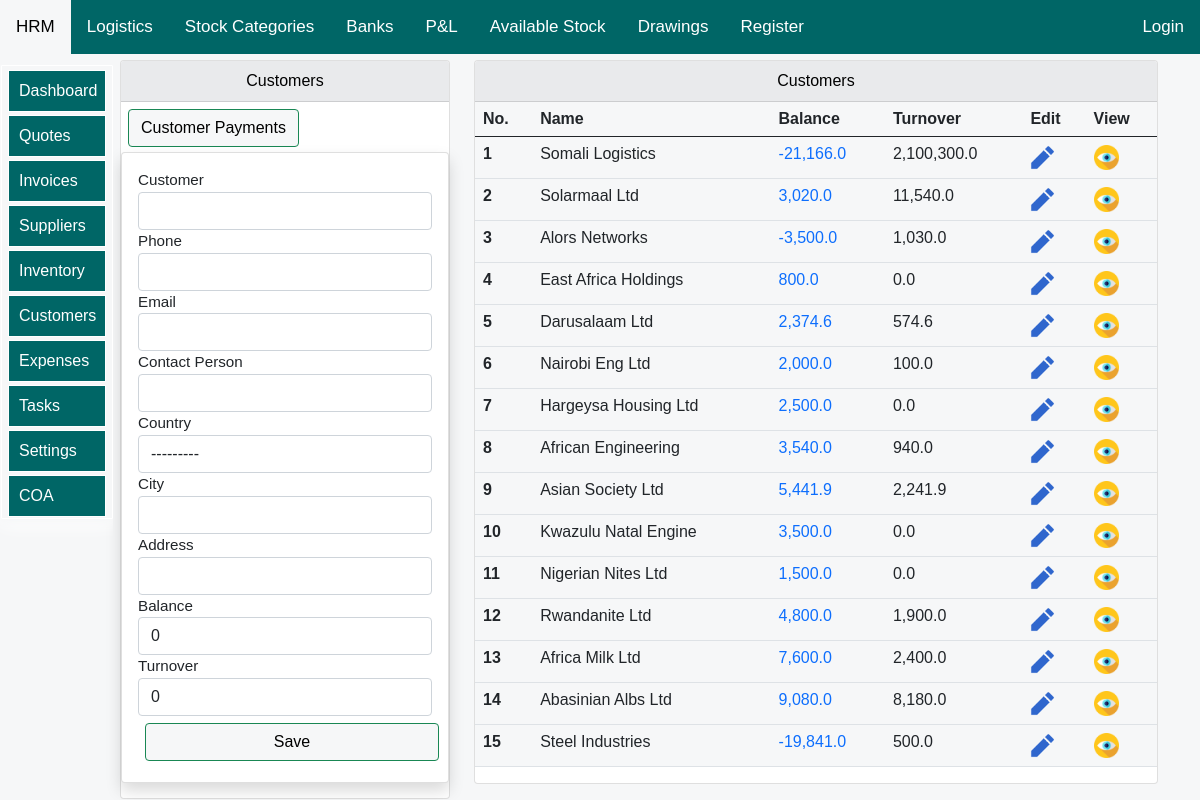
The app's page /Allifmaal-Customers/ with its own data.
### allifmaalapp/models.py (models this page shows)
class AllifmaalCustomersModel(models.Model):
    Country = [
    ('Somalia', 'Somalia'),
     ('Somaliland', 'Somaliland'),
    ('Kenya', 'Kenya'),
     ('Other', 'Other'),
    ]
    name = models.CharField(null=True, blank=True, max_length=20)
    phone = models.CharField(null=True, blank=True, max_length=30)
    email= models.CharField(null=True, blank=True, max_length=100)
    country = models.CharField(choices=Country, blank=True, max_length=30)
    city= models.CharField(null=True, blank=True, max_length=30)
    address = models.CharField(null=True, blank=True, max_length=30)
    sales=models.DecimalField(max_digits=10,blank=False,null=True,decimal_places=1,default=0)
    balance=models.DecimalField(max_digits=10,blank=False,null=True,decimal_places=1,default=0)
    turnover=models.DecimalField(max_digits=10,blank=False,null=True,decimal_places=1,default=0)
    contact = models.CharField(null=True, blank=True, max_length=30)
    def __str__(self):
        return '{}'.format(self.name)

### allifmaalapp/views.py (the view)
# urls.py: path('Allifmaal-Customers/', views.allifmaalcustomers, name="allifmaalcustomers"),
def allifmaalcustomers(request):
    title="Allifmaal Customers"
    customers1=AllifmaalCustomersModel.objects.all()
    customers=AllifmaalCustomersModel.objects.annotate(Sum('turnover'))
    print(customers)
    form=AddAllifmaalCustomerForm()
    if request.method == 'POST':
        form=AddAllifmaalCustomerForm(request.POST, request.FILES)
        if form.is_valid():
            form.save()
            return redirect('allifmaalapp:allifmaalcustomers')
    else:
        form=AddAllifmaalCustomerForm()
    context={
        "form":form,
        "title":title,
        "customers":customers,
    }
    return render(request,'allifmaalapp/customers/allifmaal-customers-list.html',context)

### allifmaalapp/forms.py
class AddAllifmaalCustomerForm(forms.ModelForm):
    class Meta:
        model = AllifmaalCustomersModel
        fields = ['name','phone','email','country', 'city','address','contact','balance','turnover']
        widgets={
            'name':forms.TextInput(attrs={'class':'form-control','placeholder':''}),
            'phone':forms.TextInput(attrs={'class':'form-control','placeholder':''}),
            'email':forms.TextInput(attrs={'class':'form-control','placeholder':''}),
            'city':forms.TextInput(attrs={'class':'form-control','placeholder':''}),
            'address':forms.TextInput(attrs={'class':'form-control','placeholder':''}),
            'contact':forms.TextInput(attrs={'class':'form-control','placeholder':''}),
            'country':forms.Select(attrs={'class':'form-control'}),
            'balance':forms.TextInput(attrs={'class':'form-control','placeholder':''}),
            'turnover':forms.TextInput(attrs={'class':'form-control','placeholder':''}),
        }

### allifmaalapp/templates/allifmaalapp/customers/allifmaal-customers-list.html (shortened to what this page needs)
{% extends 'allifmaalapp/bases/allifbase.html'%}
{% load static %}
{% load humanize %}
{% load crispy_forms_tags %}
{% block style %}
<link href="{% static 'css/bootstrap.min.css' %}" rel="stylesheet">
<link rel="stylesheet" href="https://use.fontawesome.com/releases/v5.15.2/css/all.css"
>
   {%endblock%}
   {% block body %}
<div class="container">
    <div class="row mt-12" >
        <div class="col-md-4">
            <div class="card">
                <div id="allif-section-headers" class="card-header ">
                   Customers
            </div>
              <div >
            <a  href="{% url 'allifmaalapp:AllifmaalCustomerPayments' %}">
            <button id="allif-link-buttons" type="button" class="btn btn-success mybuttonlinks" >
            Customer Payments</button></a>
            </div>
<div class="col-md-12">
      <div class="col-md-12">
        <form method='POST' action=''>{% csrf_token %}
          <div class="card my-card shadow text-left p-3">
          <label>Customer</label> {{form.name}}
          <label>Phone</label>{{form.phone}}
          <label>Email</label>{{form.email}}
          <label>Contact Person</label>{{form.contact}}
          <label>Country</label>{{form.country}}
          <label>City</label>{{form.city}}
          <label>Address</label>{{form.address}}
          <label>Balance</label>{{form.balance}}
          <label>Turnover</label>{{form.turnover}}
          <input type="submit" value='Save' id="allif-link-buttons" class="btn btn-success mybuttonlinks" style="width:100%;">
          </div>
        </form>
      </div>
</div>
            </div>
        </div>
    <div class="col-md-8">
        <div class="card">
            <div id="allif-section-headers" class="card-header">
            Customers
            </div>
            <div class="col-md-12">
            <table class="table">
            <thead>
            <tr>
            <th>No.</th>
            <th>Name</th>
            <th>Balance</th>
            <th>Turnover</th>
            <th>Edit</th>
            <th>View</th>
            </tr>
        </thead>
        <tbody>
          {% for customer in customers %}
          <tr>
              <th scope="row">{{forloop.counter}}</th>
              <td>{{customer.name}} </td>
              <td>
                <a href="{% url 'allifmaalapp:show_allifmaal_customer_details' customer.id %}">
                  {{customer.balance|intcomma}}
                </a>
              </td>
              <td>{{customer.turnover|intcomma}}</td>
              <td>
                  <a href="{% url 'allifmaalapp:update_allifmaal_customer' customer.id %}">
                    <img src="{% static 'images/edit.png'%}" width="25">
                  </a>
              </td>
              <td>
                <a href="{% url 'allifmaalapp:show_allifmaal_customer_details' customer.id %}">
                  <img src="{% static 'images/view.png'%}" width="25">
                </a>
            </td>
          </tr>
          {% endfor %}
          </tbody>
          </table>
            </div>
        </div></div></div>
</div>
   {% endblock %}

### allifmaalapp/templates/allifmaalapp/customers/allifmaal-customers-list.html (style rules this page uses)
body { font-size: 2rem; opacity: 1; position:sticky; overflow: auto; text-align: left; max-width: 100%; background-color: #F6F7F8; margin: auto; padding: auto; }
.container { background-color: #F6F7F8; }
table { background-color: #F6F7F8; }
.mybuttonlinks { margin-top: 7px; margin-left: 7px; margin-bottom: 5px; }
#allif-section-headers { background-color: #e9eaec; color: black; font-size: 16px; text-align: center; }
#allif-link-buttons { background-color: #F6F7F8; color: black; }
a:link { text-decoration: none; }
@media screen and (min-width:1000px) and (max-width:2000px) { .container { margin-top: 10px; display: block; font-size: 0.95rem; margin-left:auto ; margin-right: auto; margin: auto; padding-left: 90px; } }

### allifmaalapp/templates/allifmaalapp/bases/topnavbar.html (style rules this page uses)
body { margin: 0; font-family: Arial, Helvetica, sans-serif; }

### allifmaalapp/templates/allifmaalapp/bases/sidenavbar.html (style rules this page uses)
:root { --sidebar_font_size:1.0rem; }

### records on screen
AllifmaalCustomersModel: name "Somali Logistics", balance "-21,166.0", turnover "2,100,300.0"
AllifmaalCustomersModel: name "Solarmaal Ltd", balance "3,020.0", turnover "11,540.0"
AllifmaalCustomersModel: name "Alors Networks", balance "-3,500.0", turnover "1,030.0"
AllifmaalCustomersModel: name "East Africa Holdings", balance "800.0", turnover "0.0"
AllifmaalCustomersModel: name "Darusalaam Ltd", balance "2,374.6", turnover "574.6"
AllifmaalCustomersModel: name "Nairobi Eng Ltd", balance "2,000.0", turnover "100.0"
AllifmaalCustomersModel: name "Hargeysa Housing Ltd", balance "2,500.0", turnover "0.0"
AllifmaalCustomersModel: name "African Engineering", balance "3,540.0", turnover "940.0"
AllifmaalCustomersModel: name "Asian Society Ltd", balance "5,441.9", turnover "2,241.9"
AllifmaalCustomersModel: name "Kwazulu Natal Engine", balance "3,500.0", turnover "0.0"
AllifmaalCustomersModel: name "Nigerian Nites Ltd", balance "1,500.0", turnover "0.0"
AllifmaalCustomersModel: name "Rwandanite Ltd", balance "4,800.0", turnover "1,900.0"
AllifmaalCustomersModel: name "Africa Milk Ltd", balance "7,600.0", turnover "2,400.0"
AllifmaalCustomersModel: name "Abasinian Albs Ltd", balance "9,080.0", turnover "8,180.0"
AllifmaalCustomersModel: name "Steel Industries", balance "-19,841.0", turnover "500.0"
